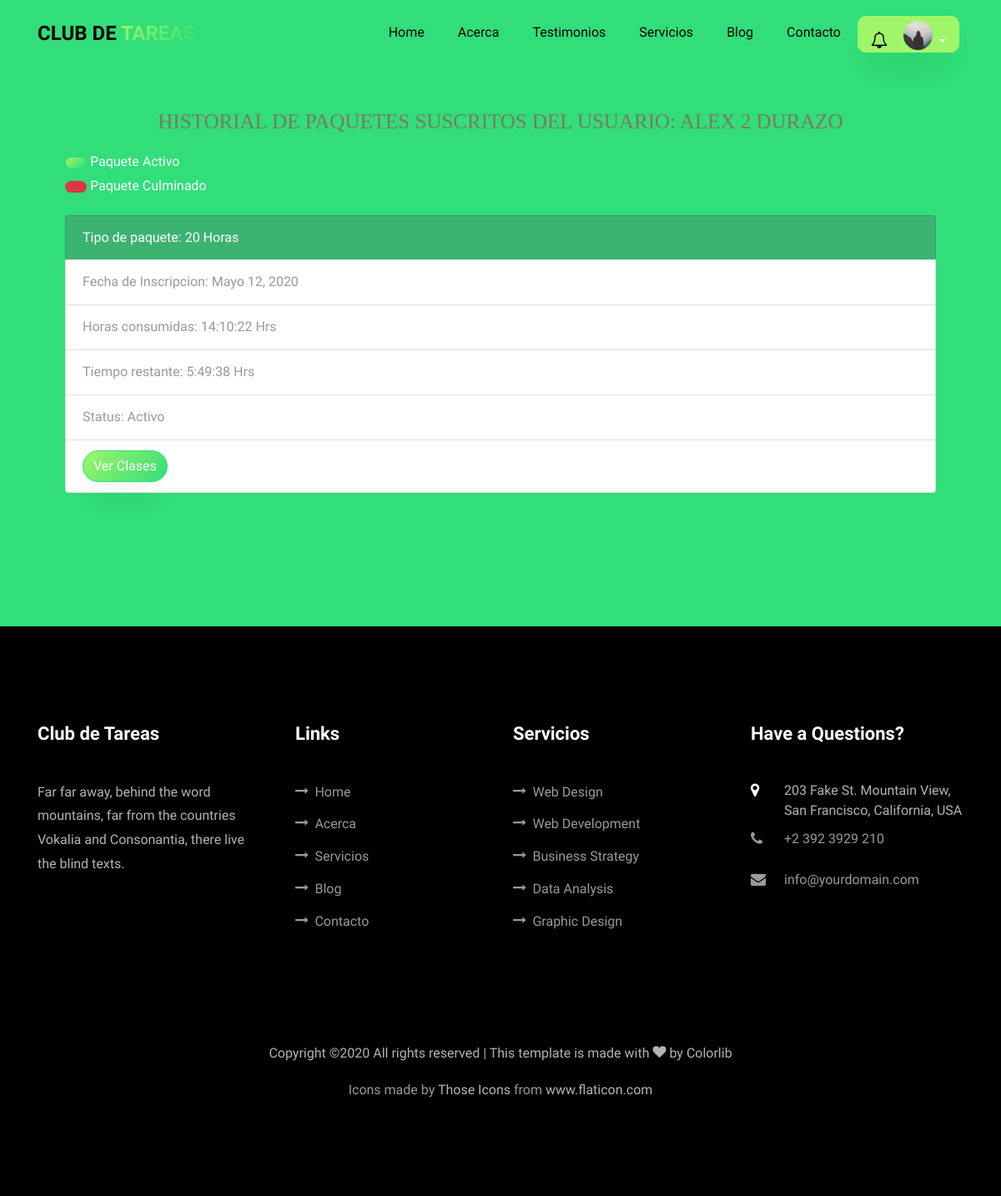
The page /paquetes/ (signed in) on the database its author committed.
### usuario/models.py (models this page shows, shortened)
class Usuario(AbstractBaseUser,PermissionsMixin):
    imagen       =  models.ImageField(default='default.jpg',upload_to='profile_pics')
    email        =  models.EmailField(max_length=60,blank=True)
    facebook     =  models.CharField(max_length=100,blank=True)
    username     =  models.CharField(max_length=30,unique=True)
    nombre       =  models.CharField(max_length=100)
    apellido     =  models.CharField(max_length=100)
    edad         =  models.IntegerField(blank=True,null=True)
    padecimientos = models.TextField(verbose_name="padecimientos",blank=True)
    asistencia = models.CharField(verbose_name="Días de asistencia",max_length=100,blank=True)
    enfoque = models.CharField(verbose_name="Area en la que guste que se enfocará la atención",max_length=100,blank=True)
    nombre_de_la_madre =  models.CharField(verbose_name="Nombre de la Madre",max_length=100,blank=True)
    edad_de_la_madre =  models.IntegerField(verbose_name="Edad",blank=True, null=True)
    ocupacion_de_la_madre = models.CharField(verbose_name="Ocupación",max_length=100,blank=True)
    numero_de_la_madre   =  models.IntegerField(verbose_name="Número de contacto",blank=True,null=True)
    nombre_del_padre =  models.CharField(verbose_name="Nombre del Padre",max_length=100,blank=True)
    edad_del_padre =  models.IntegerField(verbose_name="Edad",blank=True, null=True)
    ocupacion_del_padre = models.CharField(verbose_name="Ocupación",max_length=100,blank=True)
    numero_del_padre    =  models.IntegerField(verbose_name="Número de contacto",blank=True,null=True)
    fecha_nacimiento = models.DateField(verbose_name="Fecha de nacimiento",blank=True, null=True)
    escuela      =  models.CharField(verbose_name="Nombre de la escuela",max_length=100,blank=True)
    domicilio    =  models.CharField(verbose_name="Domicilio",max_length=150,blank=True)
    status_paquetes = models.BooleanField(verbose_name="¿Tiene Paquetes Activos?",default=False)
    '''
    NIVEL_STATUS = (
         ('k','Kinder'),
         ('p','Primaria'),
         ('s','Secundaria'),
         ('b','bachillerato'),
         ('u','universidad'))
    '''
    nivel_academico = models.CharField(max_length=500,blank=True,verbose_name='Nivel académico del alumno')
    date_joined  =  models.DateTimeField(verbose_name="Fecha de Inscripción",auto_now_add=True)
    last_login   =  models.DateTimeField(verbose_name="Ultima fecha de Sesión",auto_now=True)
    is_active    =  models.BooleanField(verbose_name="¿Esta Acivo?",default=True)
    is_staff     =  models.BooleanField(verbose_name="¿Es parte del Staff?",default=False)
    USERNAME_FIELD  = "username"
    REQUIRED_FIELDS = ["nombre","apellido"]
    objects = MyUsuarioManager()

### app/models.py (models this page shows, shortened)
class Paquete_Inscrito(models.Model):
     id = models.UUIDField(primary_key=True, default=uuid.uuid4, help_text="id del Paquete")
     usuario = models.ForeignKey(settings.AUTH_USER_MODEL,related_name="paquetes_inscritos",on_delete=models.CASCADE)
     fecha_de_inscripcion = models.DateField(null=True,blank=True)
     horas_consumidas =models.CharField(max_length=100,default="00:00:00 Hrs")
     horas_restantes= models.CharField(max_length=100,default="00:00:00 Hrs")
     tiempo_consumido = models.DurationField(default=datetime.timedelta(days=0,hours=0,minutes=0))
     tiempo_restante= models.DurationField(default=datetime.timedelta(days=0,hours=0,minutes=0))
     ESTADO_STATUS =(
     (True,'Activo'),
     (False,'Finalizado')
     )
     tipo_de_paquete = models.ForeignKey('Tipo_de_Paquete', on_delete=models.SET_NULL,help_text='Elige el tipo de paquete del alumno',null=True)
     status = models.BooleanField(default=True,choices=ESTADO_STATUS,help_text="Elige el estado del paquete")
     class Meta:
         verbose_name = ("Paquete Inscrito")
         verbose_name_plural = ("Paquetes Inscritos")
         ordering = ['usuario__nombre']

class Tipo_de_Paquete(models.Model):
    horas = models.IntegerField(default=1)
    class Meta:
        verbose_name = ("Tipo de Paquete")
        verbose_name_plural = ("Tipos de Paquetes")
    def __str__(self):
        return f'{self.horas} Horas'

### app/views.py (the view)
# urls.py: path('paquetes/',views.paquetes,name='paquetes'),
@login_required
def paquetes(request):
    context = {
    'student' : request.user,
    'paquetes': request.user.paquetes_inscritos.all()
    }
    return render(request,'app/paquetes.html',context)

### app/templates/app/paquetes.html (shortened to what this page needs)
{% extends 'main/base.html' %}
{% load static %}
{% block content %}
<section class="ftco-section notifications-fix-top" style="background:#31de79">
		<div class="container px-md-5">
				<p class="info-alumno ftco-animate" style="text-align: center;text-transform: uppercase; color: #7c795d; font-family: 'Trocchi', serif; font-size: 25px; font-weight: normal; line-height: 48px; margin: 0;padding: 10px;">
					Historial de  Paquetes suscritos del  Usuario: {{ student.nombre }} {{ student.apellido}}
				</p>
				<button type="button" class="btn btn-primary btn-circle">
				</button> <span style="color: white" class="ftco-animate">Paquete Activo</span><br>
				<button type="button" class="btn btn-danger btn-circle">
				</button>
				<span style="color:white" class="ftco-animate">Paquete Culminado</span>
				<div style="width: 100%;height:20px;"></div>
          {% if paquetes %}
					{% for paquete in paquetes %}
			           <ul class="list-group ftco-animate">
								 {% if paquete.status %}
								 <li class="list-group-item" style="background-color: #3cb371;color:white"> Tipo de paquete: {{ paquete.tipo_de_paquete }}</li>
								 {%else%}
								 <li class="list-group-item" style="background-color: #de2d29;color: white"> Tipo de paquete: {{ paquete.tipo_de_paquete }}</li>
								 {% endif%}
			           <li class="list-group-item"> Fecha de Inscripcion: {{ paquete.fecha_de_inscripcion }}</li>
								 <li class="list-group-item"> Horas consumidas: {{ paquete.horas_consumidas	}} </li>
								 <li class="list-group-item"> Tiempo restante: {{ paquete.horas_restantes }} </li>
								 {% if paquete.status%}
								 <li class="list-group-item">Status: Activo</li>
								 {% else %}
								 <li class="list-group-item" >Status: Culminado</li>
								 {% endif%}
								 <li class="list-group-item mb-5">
									 <a href="{% url 'app:clases' paquete_id=paquete.id %}">
							     <button type="button" class="btn btn-primary">Ver Clases </button>
							     </a>
								 </li>
								{% endfor %}
							</ul>
				{% else %}
				<ul class="list-group" style="padding-bottom: 20px">
							<li class="list-group-item">No hay Paquetes activos para el Usuario: {{ student.nombre }} {{ student.apellido }}</li>
				</ul>
				{% endif %}
		</div>
</section>
{% endblock content     %}

### templates/main/base.html (shortened to what this page needs)
{% load static %}
{% load notifications_tags %}
{% notifications_unread as unread_count %}
<!DOCTYPE html>
<html lang="es">
  <head>
    <link rel="stylesheet" href="{% static 'main/css/fonts.css'%}">
    <link rel="stylesheet" href="{% static 'main/css/open-iconic-bootstrap.min.css'%}">
    <link rel="stylesheet" href="{% static 'main/css/animate.css'%}">
    <link rel="stylesheet" href="{% static 'main/css/search.css'%}">
    <link rel="stylesheet" href="{% static 'main/css/owl.carousel.min.css'%}">
    <link rel="stylesheet" href="{% static 'main/css/owl.theme.default.min.css'%}">
    <link rel="stylesheet" href="{% static 'main/css/magnific-popup.css'%}">
    <link rel="stylesheet" href="{% static 'main/css/aos.css'%}">
    <link rel="stylesheet" href="{% static 'main/css/ionicons.min.css'%}">
    <link rel="stylesheet" href="{% static 'main/css/flaticon.css' %}">
    <link rel="stylesheet" href="{% static 'main/css/icomoon.css' %}">
    <link rel="stylesheet" href="{% static 'main/css/style.css' %}">
    <link rel="stylesheet" href="{% static 'main/css/fix.css' %}">
    <link rel='stylesheet' href="https://cdnjs.cloudflare.com/ajax/libs/fullcalendar/3.1.0/fullcalendar.min.css" />
  </head>
  <body  data-target=".site-navbar-target" data-offset="300">
  <nav class="navbar navbar-expand-lg navbar-dark ftco_navbar bg-dark ftco-navbar-light site-navbar-target" id="ftco-navbar">
	    <div class="container">
	      <a class="navbar-brand" href="{% url 'blog:home' %}">Club de <span>Tareas</span></a>
	      <div class="collapse navbar-collapse" id="ftco-nav">
	        <ul class="navbar-nav nav ml-auto" style="text-align:center">
	          <li class="nav-item"><a href="{% url 'blog:home' %}" class="nav-link"><span>Home</span></a></li>
	          <li class="nav-item"><a href="{% url 'blog:about' %}"  class="nav-link"><span>Acerca</span></a></li>
	          <li class="nav-item"><a href="{% url 'blog:testimony' %}"  class="nav-link"><span>Testimonios</span></a></li>
	          <li class="nav-item"><a href="{% url 'blog:services' %}" class="nav-link"><span>Servicios</span></a></li>
            <li class="nav-item"><a href="{% url 'blog:blog' %}" class="nav-link"><span>Blog</span></a></li>
            <li class="nav-item"><a href="{% url 'blog:contact' %}" class="nav-link"><span>Contacto</span></a></li>
          </ul>
          <ul class="nav navbar-nav navbar-right" style="text-align: right">
            {% if request.user.is_authenticated %}
            <div class="dropdown" style="padding-right:5px;margin:0;">
                    <a style="border-radius: 10px 10px 10px 10px !important;
                             -moz-border-radius: 10px 10px 10px 10px;
                             -webkit-border-radius: 10px 10px 10px 10px;padding-bottom:0; padding-top:0;padding-left:15px;padding-right:15px;"
                      class="btn btn-secondary dropdown-toggle" href="#" role="button" id="dropdownMenuLink" data-toggle="dropdown" aria-haspopup="true" aria-expanded="false">
                      <div style="display: inline-block;position: relative;margin-right:10px;">
                        <i class="fa fa-bell-o" style="font-size: 20px;color: black;"></i>
                      </div>
                          <div class="inset" style="margin-left: 5px;display: inline-block;">
                            <img src="{{ request.user.imagen.url }}">
                          </div>
                    </a>
              </div>
            {% else %}
              <li class="nav-item"><a href="{% url 'app:login' %}"  class="nav-link"><span>Login</span></a></li>
            </ul>
          {% endif %}
	      </div>
	    </div>
	  </nav>
    {% block content %}{% endblock %}
    <footer class="ftco-footer ftco-section">
      <div class="container">
        <div class="row mb-5">
          <div class="col-md">
            <div class="ftco-footer-widget mb-4">
              <h2 class="ftco-heading-2">Club de Tareas</h2>
              <p>Far far away, behind the word mountains, far from the countries Vokalia and Consonantia, there live the blind texts.</p>
              <ul class="ftco-footer-social list-unstyled float-md-left float-lft mt-5">
              </ul>
            </div>
          </div>
          <div class="col-md">
            <div class="ftco-footer-widget mb-4 ml-md-4">
              <h2 class="ftco-heading-2">Links</h2>
              <ul class="list-unstyled">
                <li><a href="{% url 'blog:home' %}" ><span class="icon-long-arrow-right mr-2"></span>Home</a></li>
                <li><a href="{% url 'blog:about' %}"><span class="icon-long-arrow-right mr-2"></span>Acerca</a></li>
                <li><a href="{% url 'blog:services' %}"><span class="icon-long-arrow-right mr-2"></span>Servicios</a></li>
                <li><a href="{% url 'blog:blog' %}"><span class="icon-long-arrow-right mr-2"></span>Blog</a></li>
                <li><a href="{% url 'blog:contact' %}"><span class="icon-long-arrow-right mr-2"></span>Contacto</a></li>
              </ul>
            </div>
          </div>
          <div class="col-md">
             <div class="ftco-footer-widget mb-4">
              <h2 class="ftco-heading-2">Servicios</h2>
              <ul class="list-unstyled">
                <li><a href="#"><span class="icon-long-arrow-right mr-2"></span>Web Design</a></li>
                <li><a href="#"><span class="icon-long-arrow-right mr-2"></span>Web Development</a></li>
                <li><a href="#"><span class="icon-long-arrow-right mr-2"></span>Business Strategy</a></li>
                <li><a href="#"><span class="icon-long-arrow-right mr-2"></span>Data Analysis</a></li>
                <li><a href="#"><span class="icon-long-arrow-right mr-2"></span>Graphic Design</a></li>
              </ul>
            </div>
          </div>
          <div class="col-md">
            <div class="ftco-footer-widget mb-4">
            	<h2 class="ftco-heading-2">Have a Questions?</h2>
            	<div class="block-23 mb-3">
	              <ul>
	                <li><span class="icon icon-map-marker"></span><span class="text">203 Fake St. Mountain View, San Francisco, California, USA</span></li>
	                <li><a href="#"><span class="icon icon-phone"></span><span class="text">+2 392 3929 210</span></a></li>
	                <li><a href="#"><span class="icon icon-envelope"></span><span class="text">info@yourdomain.com</span></a></li>
	              </ul>
	            </div>
            </div>
          </div>
        </div>
        <div class="row">
          <div class="col-md-12 text-center">
            <p>
  Copyright &copy;<script>document.write(new Date().getFullYear());</script> All rights reserved | This template is made with <i class="icon-heart color-danger" aria-hidden="true"></i> by <a href="https://colorlib.com" target="_blank">Colorlib</a>
  </p>
        Icons made by <a href="https://www.flaticon.com/authors/those-icons" title="Those Icons">Those Icons</a> from <a href="https://www.flaticon.com/" title="Flaticon"> www.flaticon.com</a>
          </div>
        </div>
      </div>
    </footer>
  </body>
</html>

### static/main/css/icomoon.css (style rules this page uses)
[class^="icon-"], [class*=" icon-"] { font-family: 'icomoon' !important; speak: none; font-style: normal; font-weight: normal; font-variant: normal; text-transform: none; line-height: 1; -webkit-font-smoothing: antialiased; -moz-osx-font-smoothing: grayscale; }
.icon-heart:before { content: "\f004"; }
.icon-map-marker:before { content: "\f041"; }
.icon-phone:before { content: "\f095"; }
.icon-envelope:before { content: "\f0e0"; }
.icon-long-arrow-right:before { content: "\f178"; }

### static/main/css/fix.css (style rules this page uses)
.inset { width: 35px; height: 35px; border-radius: 50%; background-color: transparent !important; z-index: 999; padding-top: 5px; }
.inset img { border-radius: inherit; width: inherit; height: inherit; display: block; position: relative; z-index: 998; }
p.info-alumno { color: white; }

### rows shown on the page
Usuario: user.imagen (placeholder picture), nombre "ALEX 2", apellido "DURAZO"
Paquete_Inscrito: tipo_de_paquete "20 Horas", fecha_de_inscripcion "Mayo 12, 2020", horas_consumidas "14:10:22 Hrs", horas_restantes "5:49:38 Hrs", status "Status: Activo"
